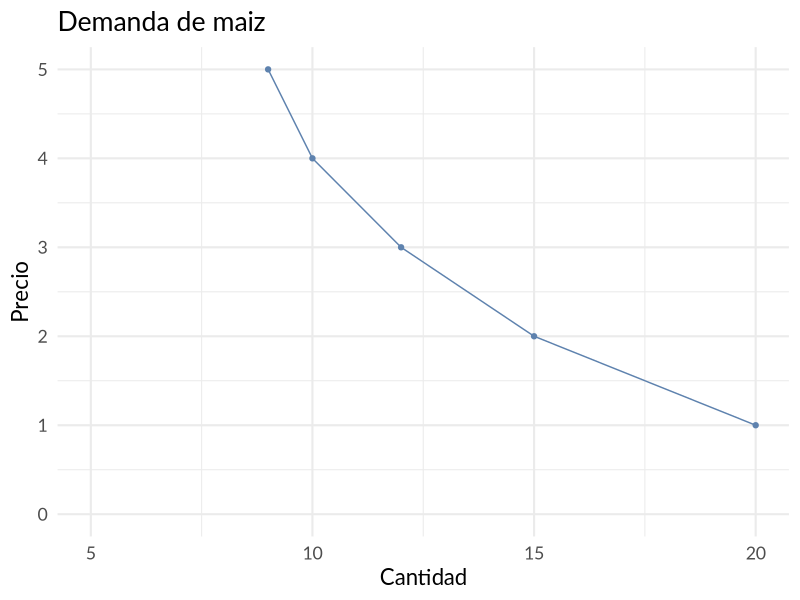
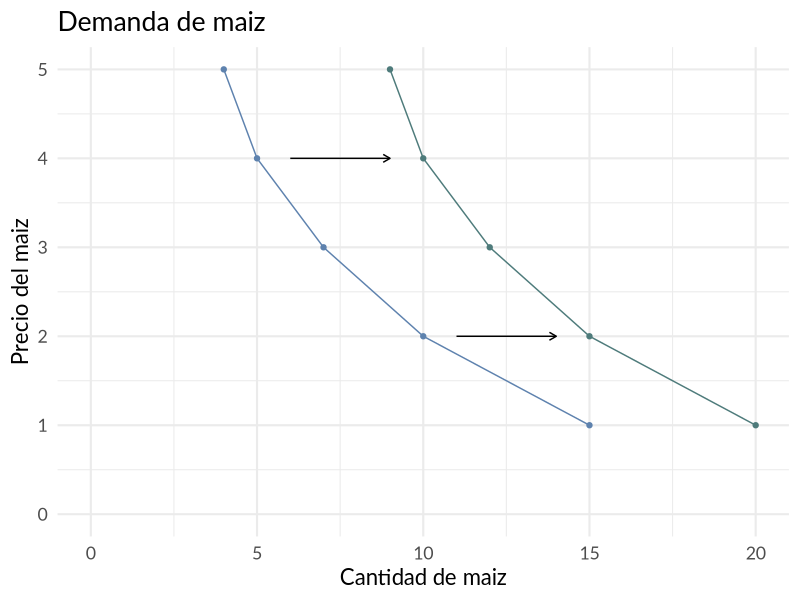
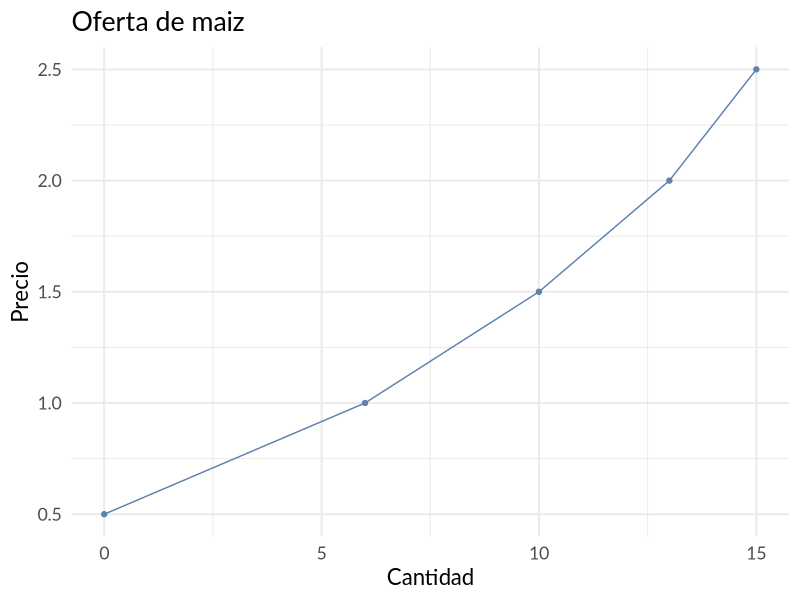
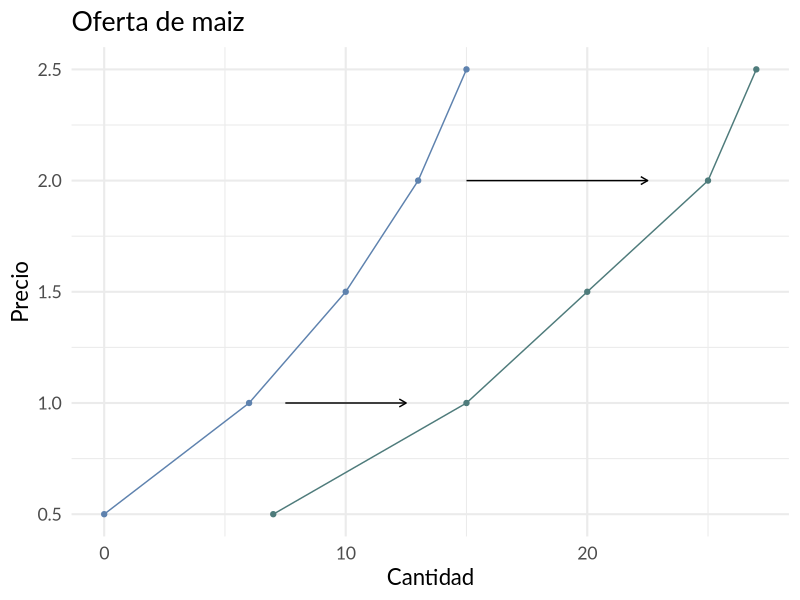
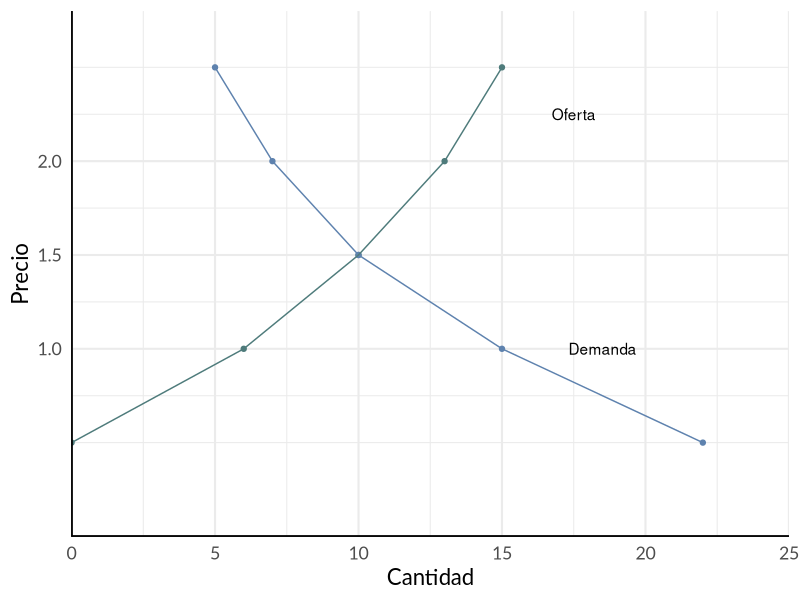
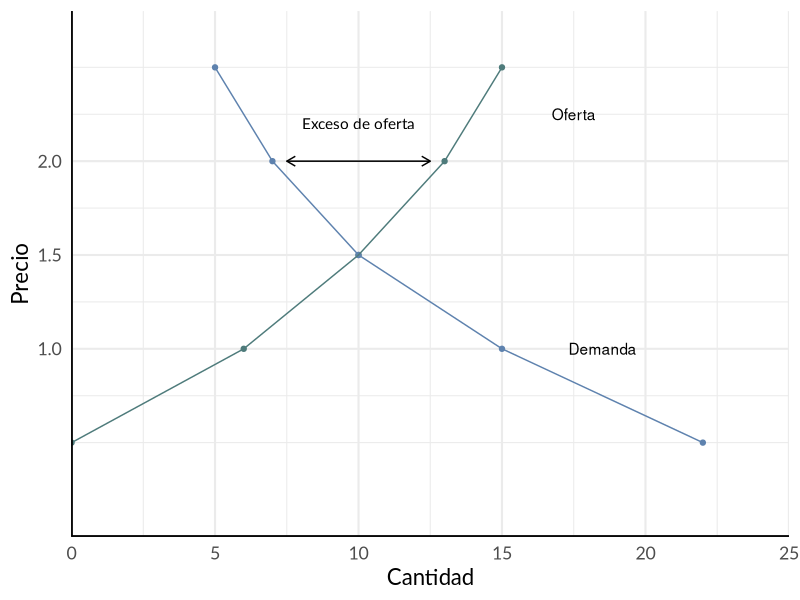
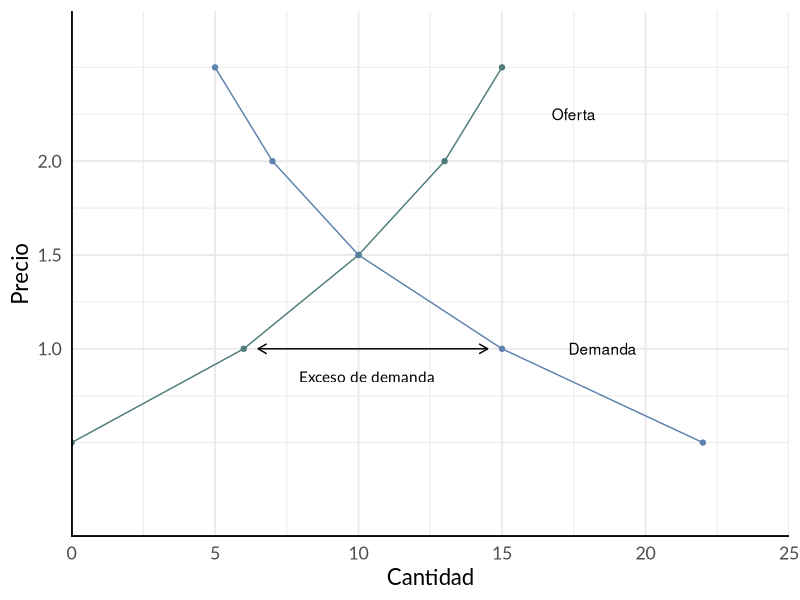
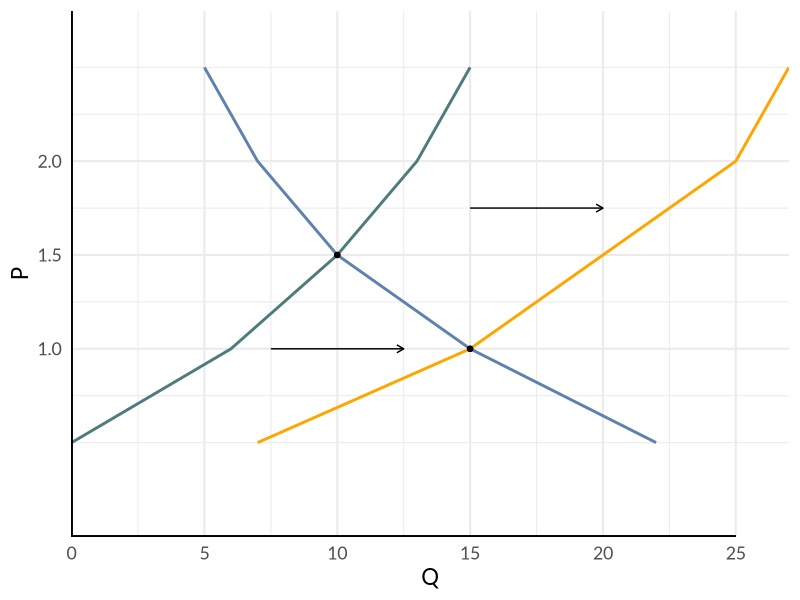

Reproduce these figures in R, in order.
## ---- chunk 1
knitr::opts_chunk$set(
  fig.width = 6,
  fig.height = 3.5,
  fig.retina = 3,
  out.width = "100%",
  cache = FALSE,
  dev = "png",
  dev.args = list(type = "cairo-png")
)

library(ggplot2)
library(tibble)
library(dplyr)
library(grid)

colores <- c(
  celeste = "#5e82ae",
  verde = "#4E7B7B"
)

theme_set(theme_minimal(base_family = "Lato", base_size = 16))

line_coeffs <- function(x, y) {
  stats::coef(stats::lm(y ~ x))
}
## ---- chunk 2
tribble(
  ~Precio, ~`Cantidad Demandada`,
  10, 0,
  8, 10,
  6, 20,
  4, 30,
  2, 40,
  0, 125
) |>
  knitr::kable()
## ---- chunk 3
df <- tribble(
  ~precio, ~cantidad, ~lab, ~momento,
  5, 9, "A", "Después",
  4, 10, "B", "Después",
  3, 12, "C", "Después",
  2, 15, "D", "Después",
  1, 20, "E", "Después"
)

ggplot(df, aes(x = cantidad, y = precio)) +
  geom_line(color = colores[["celeste"]]) +
  geom_point(color = colores[["celeste"]]) +
  xlim(5, 20) +
  ylim(0, 5) +
  labs(x = "Cantidad", y = "Precio", title = "Demanda de maiz") +
  theme(legend.position = "none")
## ---- chunk 4
df_2 <- bind_rows(
  df,
  mutate(df, momento = "Antes", cantidad = cantidad - 5)
)

ggplot(df_2, aes(x = cantidad, y = precio, color = momento)) +
  geom_line() +
  geom_point() +
  xlim(0, 20) +
  ylim(0, 5) +
  scale_color_manual(values = c(colores[["celeste"]], colores[["verde"]])) +
  annotate("segment", x = 6, xend = 9, y = 4, yend = 4,
           arrow = arrow(length = unit(0.2, "cm"))) +
  annotate("segment", x = 11, xend = 14, y = 2, yend = 2,
           arrow = arrow(length = unit(0.2, "cm"))) +
  labs(x = "Cantidad de maiz", y = "Precio del maiz", title = "Demanda de maiz") +
  guides(color = "none")
## ---- chunk 5
df_oferta <- tibble(
  p = seq(0.5, 2.5, by = 0.5),
  q = c(0, 6, 10, 13, 15),
  curva = "Oferta"
)
## ---- chunk 6
df_oferta |>
  select(-curva) |>
  knitr::kable(col.names = c("Precio", "Oferta"))
## ---- chunk 7
ggplot(df_oferta, aes(x = q, y = p)) +
  geom_line(color = colores[["celeste"]]) +
  geom_point(color = colores[["celeste"]]) +
  labs(x = "Cantidad", y = "Precio", title = "Oferta de maiz") +
  theme(legend.position = "none")
## ---- chunk 8
df_oferta_2 <- tibble(
  p = seq(0.5, 2.5, by = 0.5),
  q = c(7, 15, 20, 25, 27),
  curva = "Oferta 2"
)

bind_rows(df_oferta, df_oferta_2) |>
  ggplot(aes(x = q, y = p, color = curva)) +
  geom_line() +
  geom_point() +
  scale_color_manual(values = c(colores[["celeste"]], colores[["verde"]])) +
  labs(x = "Cantidad", y = "Precio", title = "Oferta de maiz") +
  annotate("segment", x = 15, xend = 22.5, y = 2, yend = 2,
           arrow = arrow(length = unit(0.2, "cm"))) +
  annotate("segment", x = 7.5, xend = 12.5, y = 1, yend = 1,
           arrow = arrow(length = unit(0.2, "cm"))) +
  theme(legend.position = "none")
## ---- chunk 9
df_demanda <- tibble(
  p = seq(0.5, 2.5, by = 0.5),
  q = c(22, 15, 10, 7, 5),
  curva = "Demanda"
)

df_equilibrio <- bind_rows(df_oferta, df_demanda)
## ---- chunk 10
tibble(
  Precio = df_oferta$p,
  Oferta = df_oferta$q,
  Demanda = df_demanda$q
) |>
  knitr::kable()
## ---- chunk 11
plot_equilibrio <- df_equilibrio |>
  ggplot(aes(x = q, y = p, color = curva)) +
  geom_point() +
  geom_line() +
  geom_segment(aes(x = 0, y = 0, xend = 0, yend = 2.8), color = "black", alpha = 0.6) +
  geom_segment(aes(x = 0, y = 0, xend = 25, yend = 0), color = "black", alpha = 0.6) +
  annotate("text", label = "Oferta", x = 17.5, y = 2.25) +
  annotate("text", label = "Demanda", x = 18.5, y = 1) +
  scale_x_continuous(expand = expansion(add = 0)) +
  scale_y_continuous(expand = expansion(add = 0), breaks = c(1, 1.5, 2), limits = c(0, 2.8)) +
  scale_color_manual(values = c(colores[["celeste"]], colores[["verde"]])) +
  guides(color = "none") +
  labs(x = "Cantidad", y = "Precio")

plot_equilibrio
## ---- chunk 12
plot_equilibrio +
  annotate("segment", x = 7.5, xend = 12.5, y = 2, yend = 2,
           arrow = arrow(ends = "both", length = unit(0.25, "cm"))) +
  annotate("text", y = 2.2, x = 10, label = "Exceso de oferta", family = "Lato")
## ---- chunk 13
plot_equilibrio +
  annotate("segment", x = 6.5, xend = 14.5, y = 1, yend = 1,
           arrow = arrow(ends = "both", length = unit(0.25, "cm"))) +
  annotate("text", y = 0.85, x = 10.3, label = "Exceso de demanda", family = "Lato")
## ---- chunk 14
df_estatica <- bind_rows(df_demanda, df_oferta, df_oferta_2)

df_estatica |>
  ggplot(aes(x = q, y = p, color = curva)) +
  geom_line(linewidth = 1) +
  scale_y_continuous(breaks = c(1, 1.5, 2), expand = expansion(add = 0)) +
  scale_x_continuous(breaks = seq(0, 25, by = 5), expand = expansion(add = 0)) +
  scale_color_manual(values = c(colores[["celeste"]], colores[["verde"]], "orange")) +
  geom_point(data = filter(df_estatica, p == 1.5, q == 10),
             aes(x = q, y = p), inherit.aes = FALSE) +
  geom_point(data = filter(df_estatica, p == 1, q == 15),
             aes(x = q, y = p), inherit.aes = FALSE) +
  geom_segment(aes(x = 0, y = 0, xend = 0, yend = 2.8), color = "black", alpha = 0.6) +
  geom_segment(aes(x = 0, y = 0, xend = 25, yend = 0), color = "black", alpha = 0.6) +
  annotate("segment", x = 15, xend = 20, y = 1.75, yend = 1.75,
           arrow = arrow(length = unit(0.2, "cm"))) +
  annotate("segment", x = 7.5, xend = 12.5, y = 1, yend = 1,
           arrow = arrow(length = unit(0.2, "cm"))) +
  labs(x = "Q", y = "P") +
  guides(color = "none")
## ---- chunk 15
df_demanda_2 <- tibble(
  p = seq(0.5, 3, by = 0.5),
  q = c(32, 25, 20, 17, 15, 14),
  curva = "Demanda 2"
)

df_estatica_2 <- bind_rows(df_demanda, df_oferta, df_demanda_2) |>
  add_row(p = 3, q = 16, curva = "Oferta") |>
  add_row(p = 3, q = 2.5, curva = "Demanda")

df_estatica_2 |>
  ggplot(aes(x = q, y = p, color = curva)) +
  geom_line(linewidth = 1) +
  geom_segment(aes(x = 0, y = 0, xend = 0, yend = 3.2), color = "black", alpha = 0.6) +
  geom_segment(aes(x = 0, y = 0, xend = 30, yend = 0), color = "black", alpha = 0.6) +
  scale_y_continuous(breaks = c(1.5, 2.5), expand = expansion(add = 0)) +
  scale_x_continuous(breaks = seq(0, 25, by = 5), expand = expansion(add = 0)) +
  scale_color_manual(values = c(colores[["celeste"]], colores[["verde"]], "orange", colores[["verde"]])) +
  geom_point(data = filter(df_estatica, p == 1.5, q == 10),
             aes(x = q, y = p), inherit.aes = FALSE) +
  geom_point(data = tibble(p = 2.5, q = 15),
             aes(x = q, y = p), inherit.aes = FALSE) +
  annotate("segment", x = 7.5, xend = 12.5, y = 2.5, yend = 2.5,
           arrow = arrow(length = unit(0.2, "cm"))) +
  annotate("segment", x = 17.5, xend = 22.5, y = 1, yend = 1,
           arrow = arrow(length = unit(0.2, "cm"))) +
  labs(x = "Q", y = "P") +
  guides(color = "none")
## ---- chunk 16
of <- tibble(q = c(60, 80, 100), p = c(800, 1000, 1200))
dem <- tibble(q = c(60, 80, 100), p = c(1200, 1000, 800))

of_fit <- line_coeffs(of$q, of$p)
dem_fit <- line_coeffs(dem$q, dem$p)

puntos <- tibble(q = c(60, 60, 100), p = c(800, 1200, 800))

ggplot() +
  geom_abline(intercept = of_fit[[1]], slope = of_fit[[2]], color = colores[["celeste"]]) +
  geom_abline(intercept = dem_fit[[1]], slope = dem_fit[[2]], color = colores[["celeste"]]) +
  annotate("rect", xmin = 40, ymin = 800, xmax = Inf, ymax = Inf, alpha = 0.4, fill = "grey") +
  geom_point(data = puntos, aes(q, p)) +
  scale_x_continuous(limits = c(40, 120), breaks = c(60, 80, 100)) +
  scale_y_continuous(breaks = seq(200, 1200, by = 200), limits = c(0, 1500)) +
  geom_segment(aes(x = 40, y = 0, xend = 40, yend = Inf), alpha = 0.6) +
  geom_segment(aes(x = 40, y = 0, xend = Inf, yend = 0), alpha = 0.6) +
  geom_segment(aes(x = 40, y = 800, xend = Inf, yend = 800), alpha = 0.8, linetype = "dashed") +
  geom_segment(aes(x = 40, y = 1200, xend = 60, yend = 1200), alpha = 0.6, linetype = "dashed") +
  geom_segment(aes(x = 60, y = 1200, xend = 60, yend = 0), alpha = 0.6, linetype = "dashed") +
  geom_segment(aes(x = 65, y = 800, xend = 95, yend = 800),
               arrow = arrow(length = unit(0.2, "cm"), ends = "both")) +
  annotate("curve", y = 1225, x = 61, xend = 66, yend = 1280,
           arrow = arrow(ends = "first", length = unit(0.2, "cm")),
           curvature = -0.2) +
  annotate("text", y = 900, x = 110, label = "Zona ilegal") +
  annotate("text", y = 1300, x = 80, label = "Renta mercado\nnegro") +
  annotate("text", x = 80, y = 700, label = "Escasez") +
  labs(x = "Q", y = "P", caption = "Precio máximo $800") +
  coord_cartesian(clip = "off")
## ---- chunk 17
of <- tibble(q = c(20, 22), p = c(5, 7))
dem <- tibble(q = c(20, 22), p = c(7, 5))

of_fit <- line_coeffs(of$q, of$p)
dem_fit <- line_coeffs(dem$q, dem$p)

puntos <- tibble(q = c(20, 20, 21, 22), p = c(5, 7, 6, 7))

ggplot() +
  geom_abline(intercept = of_fit[[1]], slope = of_fit[[2]], color = colores[["celeste"]]) +
  geom_abline(intercept = dem_fit[[1]], slope = dem_fit[[2]], color = colores[["celeste"]]) +
  annotate("rect", xmin = -Inf, ymin = -Inf, xmax = Inf, ymax = 7, alpha = 0.4, fill = "grey") +
  geom_point(data = puntos, aes(q, p)) +
  scale_x_continuous(limits = c(19, 23), breaks = 19:23, expand = expansion(add = 0)) +
  scale_y_continuous(breaks = 5:7, limits = c(0, 8), expand = expansion(add = 0)) +
  geom_segment(aes(x = -Inf, y = 0, xend = -Inf, yend = Inf), alpha = 0.6) +
  geom_segment(aes(x = -Inf, y = 0, xend = Inf, yend = 0), alpha = 0.6) +
  geom_segment(aes(x = 20.1, y = 7, xend = 21.9, yend = 7),
               arrow = arrow(length = unit(0.2, "cm"), ends = "both")) +
  annotate("text", y = 1, x = 22, label = "Zona ilegal") +
  annotate("text", x = 21, y = 7.5, label = "Desempleo") +
  labs(x = "Q", y = "P", caption = "Salario mínimo $7") +
  coord_cartesian(clip = "off")
